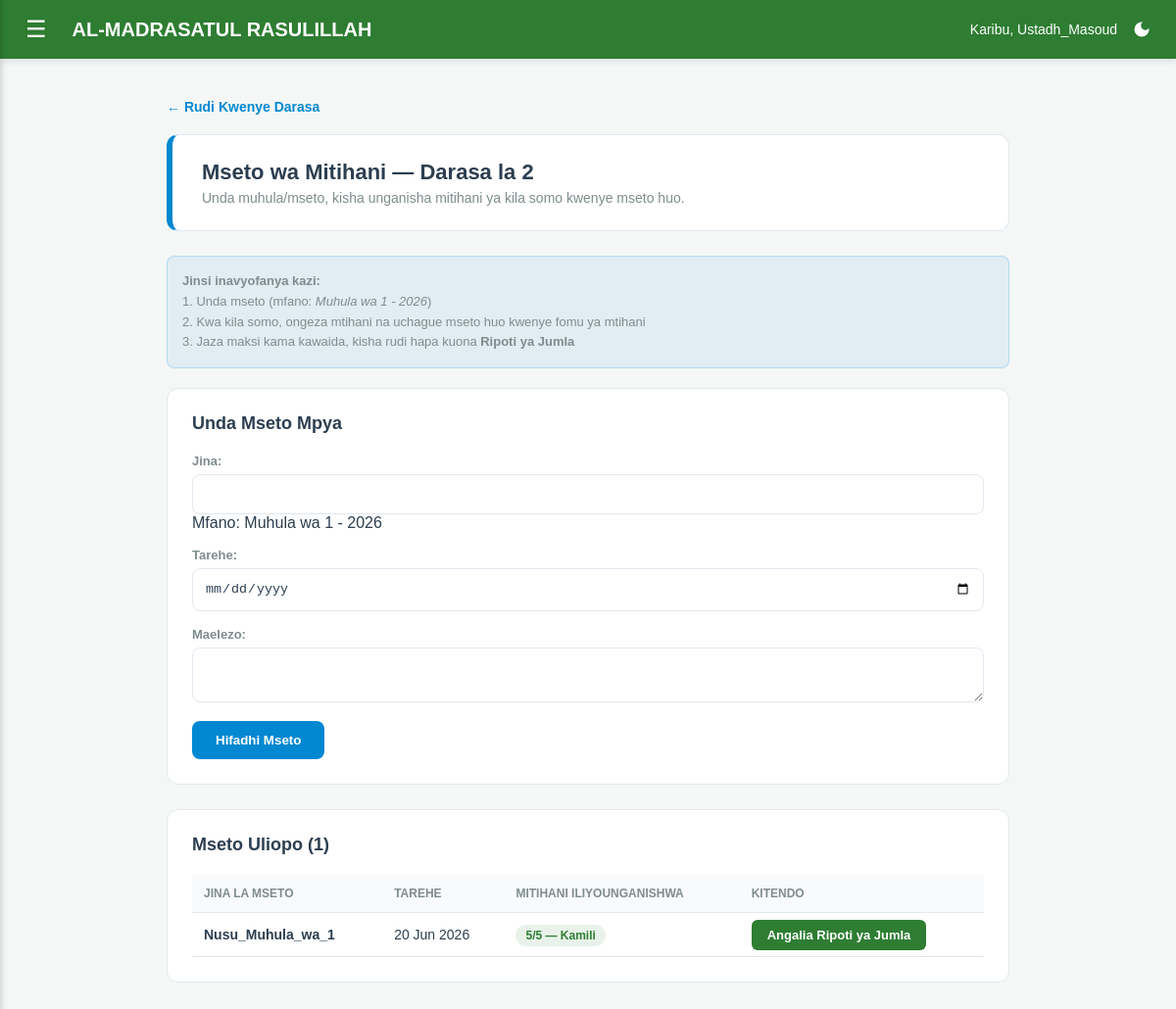
Page /madrasa/madarasa/3/mseto/ (signed in) on the committed database.
### usimamizi/models.py (models this page shows, shortened)
class Darasa(models.Model):
    jina = models.CharField(max_length=50, help_text="Mfano: Darasa la Kwanza, Ibtidai, n.k.")
    maelezo = models.TextField(blank=True, null=True)

class MsetoMtihani(models.Model):
    darasa = models.ForeignKey(Darasa, on_delete=models.CASCADE, related_name='mseto_mitihani')
    jina = models.CharField(max_length=100, help_text="Mfano: Muhula wa 1 - 2026")
    tarehe = models.DateField(null=True, blank=True)
    maelezo = models.TextField(blank=True, null=True)
    tarehe_iliyoundwa = models.DateField(auto_now_add=True)
    class Meta:
        ordering = ['-tarehe_iliyoundwa']
        verbose_name_plural = 'Mseto wa Mitihani'

### usimamizi/views.py (the view)
# urls.py: path('madarasa/<int:darasa_id>/mseto/', views.mseto_mitihani_darasa, name='mseto_mitihani_darasa'),
@login_required(login_url='ingia')
@ruhusa_inahitajika('usimamizi.add_msetomtihani')
def mseto_mitihani_darasa(request, darasa_id):
    darasa = get_object_or_404(Darasa, id=darasa_id)
    mseto_zote = MsetoMtihani.objects.filter(darasa=darasa).prefetch_related('mitihani__somo')
    if request.method == 'POST':
        form = MsetoMtihaniForm(request.POST)
        if form.is_valid():
            mseto = form.save(commit=False)
            mseto.darasa = darasa
            mseto.save()
            messages.success(request, f'✅ Mseto "{mseto.jina}" umeundwa kikamilifu!')
            return redirect('mseto_mitihani_darasa', darasa_id=darasa.id)
    else:
        form = MsetoMtihaniForm()
    mseto_na_hali = []
    masomo_count = Somo.objects.filter(darasa=darasa, ni_la_hifdhu=False).count()
    for mseto in mseto_zote:
        mitihani_iliyounganishwa = mseto.mitihani.count()
        mseto_na_hali.append({
            'mseto': mseto,
            'mitihani_iliyounganishwa': mitihani_iliyounganishwa,
            'jumla_masomo': masomo_count,
        })
    return render(request, 'usimamizi/mseto_mitihani.html', {
        'darasa': darasa,
        'form': form,
        'mseto_na_hali': mseto_na_hali,
        'masomo_count': masomo_count,
    })

### usimamizi/forms.py
class MsetoMtihaniForm(forms.ModelForm):
    class Meta:
        model = MsetoMtihani
        fields = ['jina', 'tarehe', 'maelezo']
        widgets = {
            'tarehe': forms.DateInput(attrs={'type': 'date'}),
            'maelezo': forms.Textarea(attrs={'rows': 2}),
        }

### usimamizi/views.py (called while the page is built)
def user_has_app_permission(user, *permissions):
    if not user.is_authenticated:
        return False
    if user.is_superuser:
        return True
    if Mwalimu.objects.filter(user=user, cheo='Mwalimu Mkuu').exists():
        return True
    return any(user.has_perm(permission) for permission in permissions)

def ruhusa_inahitajika(*permissions):
    def decorator(view_func):
        @wraps(view_func)
        def wrapper(request, *args, **kwargs):
            if user_has_app_permission(request.user, *permissions):
                return view_func(request, *args, **kwargs)
            raise PermissionDenied
        return wrapper
    return decorator

### usimamizi/templates/usimamizi/mseto_mitihani.html (shortened to what this page needs)
{% extends 'usimamizi/base.html' %}
{% load static %}
{% block extra_css %}
<link rel="stylesheet" href="{% static 'usimamizi/css/pages/mseto_mitihani.css' %}?v=20260706a">
{% endblock %}
{% block maudhui %}
<div class="mseto_mitihani-inline-1">
    <a href="{% url 'wanafunzi_darasa' darasa.id %}" class="btn-back">← Rudi Kwenye Darasa</a>
    <div class="page-header">
        <div>
            <h1>Mseto wa Mitihani — {{ darasa.jina }}</h1>
            <p>Unda muhula/mseto, kisha unganisha mitihani ya kila somo kwenye mseto huo.</p>
        </div>
    </div>
    <div class="help-box">
        <b>Jinsi inavyofanya kazi:</b><br>
        1. Unda mseto (mfano: <i>Muhula wa 1 - 2026</i>)<br>
        2. Kwa kila somo, ongeza mtihani na uchague mseto huo kwenye fomu ya mtihani<br>
        3. Jaza maksi kama kawaida, kisha rudi hapa kuona <b>Ripoti ya Jumla</b>
    </div>
    <div class="card">
        <h3>Unda Mseto Mpya</h3>
        <form method="POST" class="styled-form">
            {{ form.as_p }}
            <button type="submit" class="btn-primary">Hifadhi Mseto</button>
        </form>
    </div>
    <div class="card">
        <h3>Mseto Uliopo ({{ mseto_na_hali|length }})</h3>
        {% if mseto_na_hali %}
        <div class="mseto_mitihani-inline-2">
            <table class="data-table">
                <thead>
                    <tr>
                        <th>Jina la Mseto</th>
                        <th>Tarehe</th>
                        <th>Mitihani Iliyounganishwa</th>
                        <th>Kitendo</th>
                    </tr>
                </thead>
                <tbody>
                    {% for item in mseto_na_hali %}
                    <tr>
                        <td class="mseto_mitihani-inline-3">{{ item.mseto.jina }}</td>
                        <td>{{ item.mseto.tarehe|date:"d M Y"|default:"-" }}</td>
                        <td>
                            {% if item.mitihani_iliyounganishwa == item.jumla_masomo and item.jumla_masomo > 0 %}
                                <span class="badge-ok">{{ item.mitihani_iliyounganishwa }}/{{ item.jumla_masomo }} — Kamili</span>
                            {% elif item.mitihani_iliyounganishwa > 0 %}
                                <span class="badge-partial">{{ item.mitihani_iliyounganishwa }}/{{ item.jumla_masomo }} — Bado</span>
                            {% else %}
                                <span class="badge-partial">0/{{ item.jumla_masomo }} — Hakuna mtihani</span>
                            {% endif %}
                        </td>
                        <td>
                            <a href="{% url 'ripoti_jumla' darasa.id item.mseto.id %}" class="btn-report">Angalia Ripoti ya Jumla</a>
                        </td>
                    </tr>
                    {% endfor %}
                </tbody>
            </table>
        </div>
        {% else %}
            <p class="mseto_mitihani-inline-4">Hakuna mseto ulioundwa bado. Tumia fomu hapo juu kuunda mseto wa kwanza.</p>
        {% endif %}
    </div>
</div>
{% endblock %}

### usimamizi/templates/usimamizi/base.html (shortened to what this page needs)
{% load static %}
<!DOCTYPE html>
<html lang="sw">
<head>
    <link rel="stylesheet" href="{% static 'usimamizi/css/base.css' %}?v=20260706a">
    {% block extra_css %}{% endblock %}
</head>
<body>
<div class="header">
    <button class="menu-btn" onclick="openNav()">☰</button>
    <h2>AL-MADRASATUL RASULILLAH</h2>
    <div class="user-actions">
        <span class="user-greeting">Karibu, {{ request.user.username }}</span>
        <button class="theme-switch" onclick="toggleTheme()" id="themeBtn" title="Badili Muonekano"></button>
    </div>
</div>
<div class="main-content" id="main">
    {% block maudhui %}{% endblock %}
</div>
</body>
</html>

### usimamizi/static/usimamizi/css/base.css (style rules this page uses)
:root { color-scheme: light; --primary: #2E7D32; --primary-color: var(--primary); --primary-hover: #1b5e20; --secondary: #0288D1; --accent: #673ab7; --warning: #f57c00; --danger: #d32f2f; --success: #388e3c; --female: #c2185b; --hifdhu-accent: var(--secondary); --nav-bg: #2E7D32; --nav-hover-bg: #2E7D32; --sidebar-bg: #1b5e20; --sidebar-submenu-bg: #144d18; --bg-body: #f4f7f6; --bg-color: var(--bg-body); --card-bg: #ffffff; --surface-bg: #ffffff; --surface-muted: #f8fafc; --table-header: #f8fafc; --hover-bg: #f8fafc; --input-bg: #ffffff; --text-main: #2c3e50; --text-muted: #7f8c8d; --text-normal: #444444; --text-faint: #888888; --title-color: #1b5e20; --subtitle-color: #666666; --text-on-primary: #ffffff; --border-color: #e2e8f0; --focus-ring: rgba(46, 125, 50, 0.15); --shadow-color: rgba(0, 0, 0, 0.08); --shadow-strong: rgba(0, 0, 0, 0.14); --tangazo-bg: #f1f8e9; --badge-bg: #e8f5e9; --success-bg: #e8f5e9; --success-text: #1b5e20; --success-border: #a5d6a7; --info-bg: #e3f2fd; --info-text: #0d47a1; --info-border: #90caf9; --warning-bg: #fff8e1; --warning-text: #8d6e00; --warning-border: #ffe082; --danger-bg: #fde8e8; --danger-text: #c62828; --danger-border: #f8b4b4; --button-bg: var(--primary); --button-bg-hover: var(--primary-hover); --button-text: var(--text-on-primary); --button-secondary-bg: var(--secondary); --button-muted-bg: #eeeeee; --form-accent: var(--primary); --form-focus-shadow: var(--focus-ring); --form-button-shadow: rgba(46, 125, 50, 0.2); }
* { box-sizing: border-box; }
body { margin: 0; font-family: Arial, sans-serif; background-color: var(--bg-body); color: var(--text-main); transition: background-color 0.25s ease, color 0.25s ease; }
a { color: inherit; }
.header { background-color: var(--nav-bg); color: var(--text-on-primary); padding: 15px 20px; display: flex; align-items: center; box-shadow: 0 4px 6px var(--shadow-color); position: sticky; top: 0; z-index: 10; transition: background-color 0.25s ease, border-color 0.25s ease; }
.menu-btn { font-size: 24px; cursor: pointer; background: none; border: none; color: var(--text-on-primary); margin-right: 20px; }
.header h2 { margin: 0; font-size: 20px; flex: 1; white-space: nowrap; overflow: hidden; text-overflow: ellipsis; }
.main-content { padding: 20px; transition: margin-left .3s; }
.card, [class$="-card"], [class*="-card "], [class$="-box"], [class*="-box "] { color: var(--text-main); }
table { color: var(--text-main); border-color: var(--border-color); }
th { background-color: var(--table-header); border-color: var(--border-color); color: var(--text-muted); }
td { border-color: var(--border-color); color: var(--text-main); }
input, textarea, select { background-color: var(--input-bg); color: var(--text-main); border-color: var(--border-color); }
button, .btn, [class^="btn-"], [class*=" btn-"] { transition: background-color 0.2s ease, border-color 0.2s ease, color 0.2s ease, transform 0.2s ease; }
.user-actions { display: flex; align-items: center; gap: 10px; }
.theme-switch { background: transparent; border: none; cursor: pointer; display: flex; align-items: center; justify-content: center; padding: 5px; outline: none; transition: transform 0.2s ease; }
.user-greeting { font-weight: 500; font-size: 14px; color: #ffffff; white-space: nowrap; }

### rows in the picture
Darasa: jina "Darasa la 2"
MsetoMtihani: mseto.jina "Nusu_Muhula_wa_1", mseto.tarehe "20 Jun 2026", mitihani_iliyounganishwa "5", jumla_masomo "5"

### other values in the picture
{{ request.user.username }} "Ustadh_Masoud"
{{ mseto_na_hali|length }} "1"
